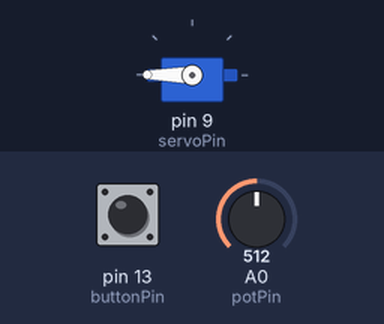
Bench run of a sketch on a simulated Arduino Uno, built with avr-gcc and run on an emulated ATmega328P. On the bench: servo. The test bench sets the inputs (shaded band); at power-on: pin 13 (buttonPin) HIGH, A0 (potPin) = 512. EEPROM starts erased.

Above: at 1.2 s.
1.3 s: pin 13 (buttonPin) pulled LOW for 0.15 s
At 1.7 s:
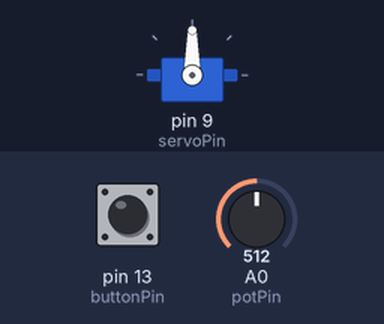
2.9 s: A0 (potPin) set to 716
At 4.1 s:
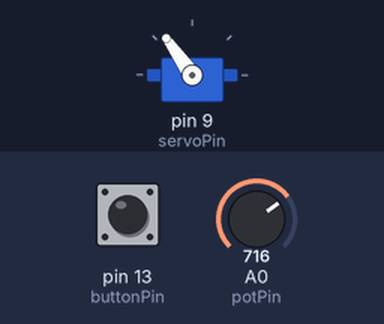
4.4 s: A0 (potPin) set to 900
At 5.0 s:
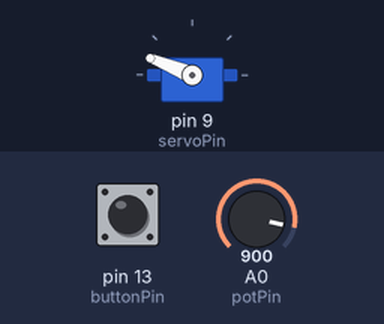
5.9 s: A0 (potPin) set to 306
At 6.5 s:
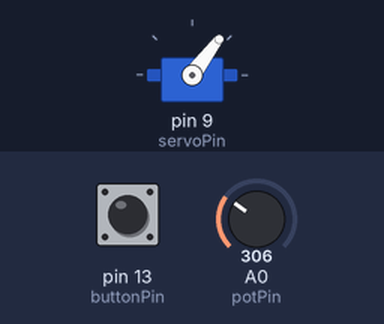
7.4 s: A0 (potPin) set to 122
At 8.6 s:
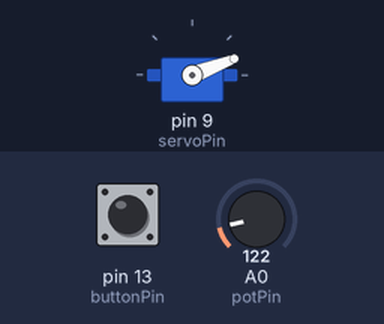
8.9 s: A0 (potPin) set to 0
At 9.5 s:
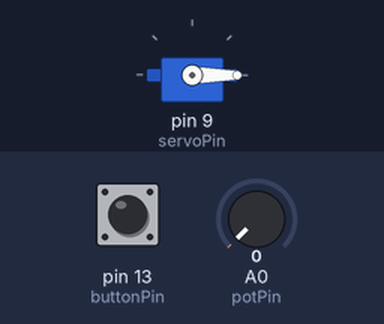
Timing chart, 0 to 11.4 s (numbered marks = the images above; inputs shaded):
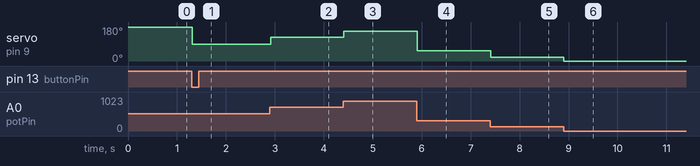

The sketch:

servo_replay.ino
```cpp
#include <Servo.h>
#include <EEPROM.h>

Servo myServo;        // create Servo object to control a servo

bool record = false;  // boolean to determine if recording is taking place
int potPin = 0;       // analog pin used to connect the potentiometer
int buttonPin = 13;   // analog pin used to connect the button
int servoPin = 9;     // analog pin used to connect the Servo
int val;              // variable to read the value from the analog pin
int read;             // variable to read the data from memory

void setup() {
  pinMode(buttonPin, INPUT_PULLUP); // configure the button's pin
  myServo.attach(servoPin);   // attaches the servo pin to the Servo object
}

void loop() {
  // begin recording on potentiometer if button is pressed
  if (record == true) {
    for (int i = 1; i < EEPROM.length(); i++) {
      val = analogRead(potPin);            // reads the value of the potentiometer (value between 0 and 1023)
      val = map(val, 0, 1023, 0, 180);     // scales it to use it with the servo (value between 0 and 180)

      EEPROM.write(i, val);                // stores data in memory
      myServo.write(val);                  // sets the servo position according to the scaled value
      delay(15);                           // waits for the servo to get there
    }
    delay(1000);                           // pause before replay
    record = false;                        // sets record to false in order to go to replay
  }
  // begin replay on servo
  else {
    for (int i = 1; i <= EEPROM.length(); i++) {
      // returns to record if button is pressed
      if (digitalRead(13) == 0) {
        record = true;                    // sets record to true in order to go to rerecord the data
        break;
      }
      read = EEPROM.read(i);              // sets the value of read to the value from memory
      myServo.write(read);                // servo repeats the values collected from the potentiometer during record
      delay(15);
    }
  }
}
```

Measured:
- after the input at 1.3 s, servo on pin 9 (servoPin): 180° → 90° at once
- after the input at 2.9 s, servo on pin 9 (servoPin): 90° → 125° at once
- after the input at 4.4 s, servo on pin 9 (servoPin): 125° → 158° at once
- after the input at 5.9 s, servo on pin 9 (servoPin): 158° → 53° at once
- after the input at 7.4 s, servo on pin 9 (servoPin): 53° → 21° at once
- after the input at 8.9 s, servo on pin 9 (servoPin): 21° → 0° at once
